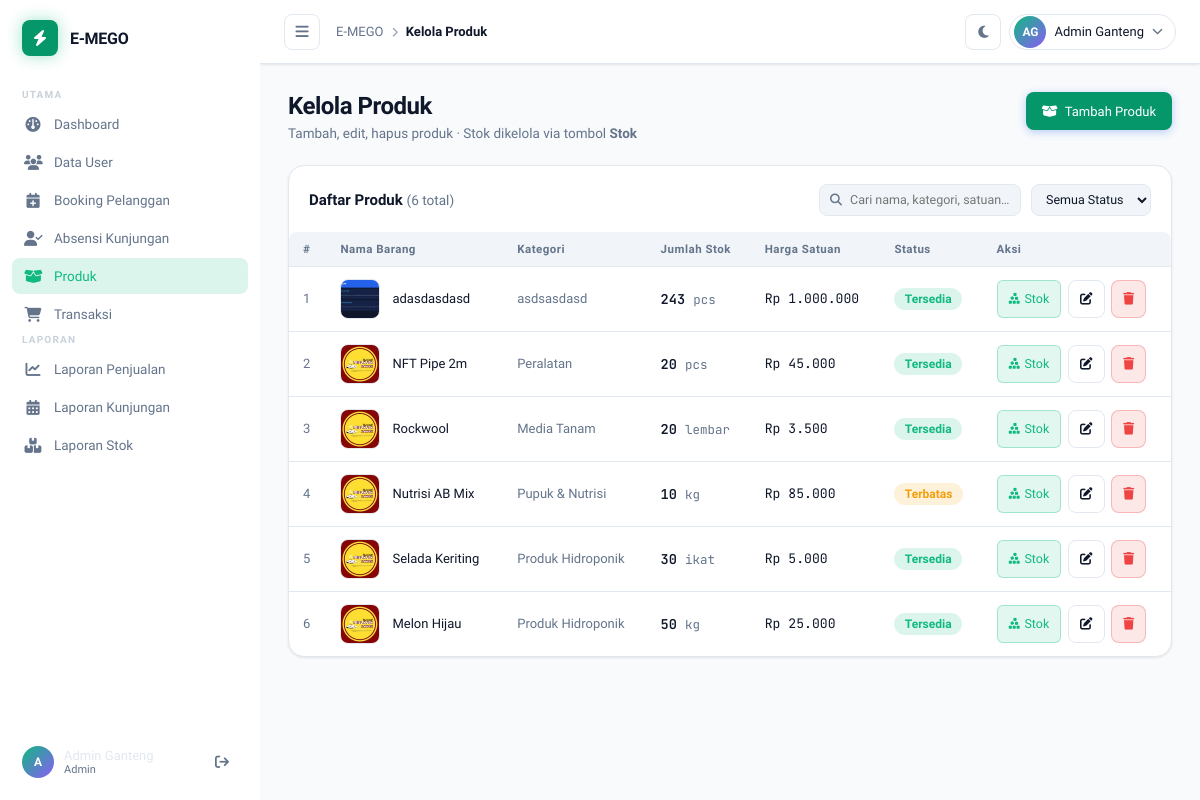
/admin/kelola_produk.php (signed in), run on an earlier commit of the app's database.
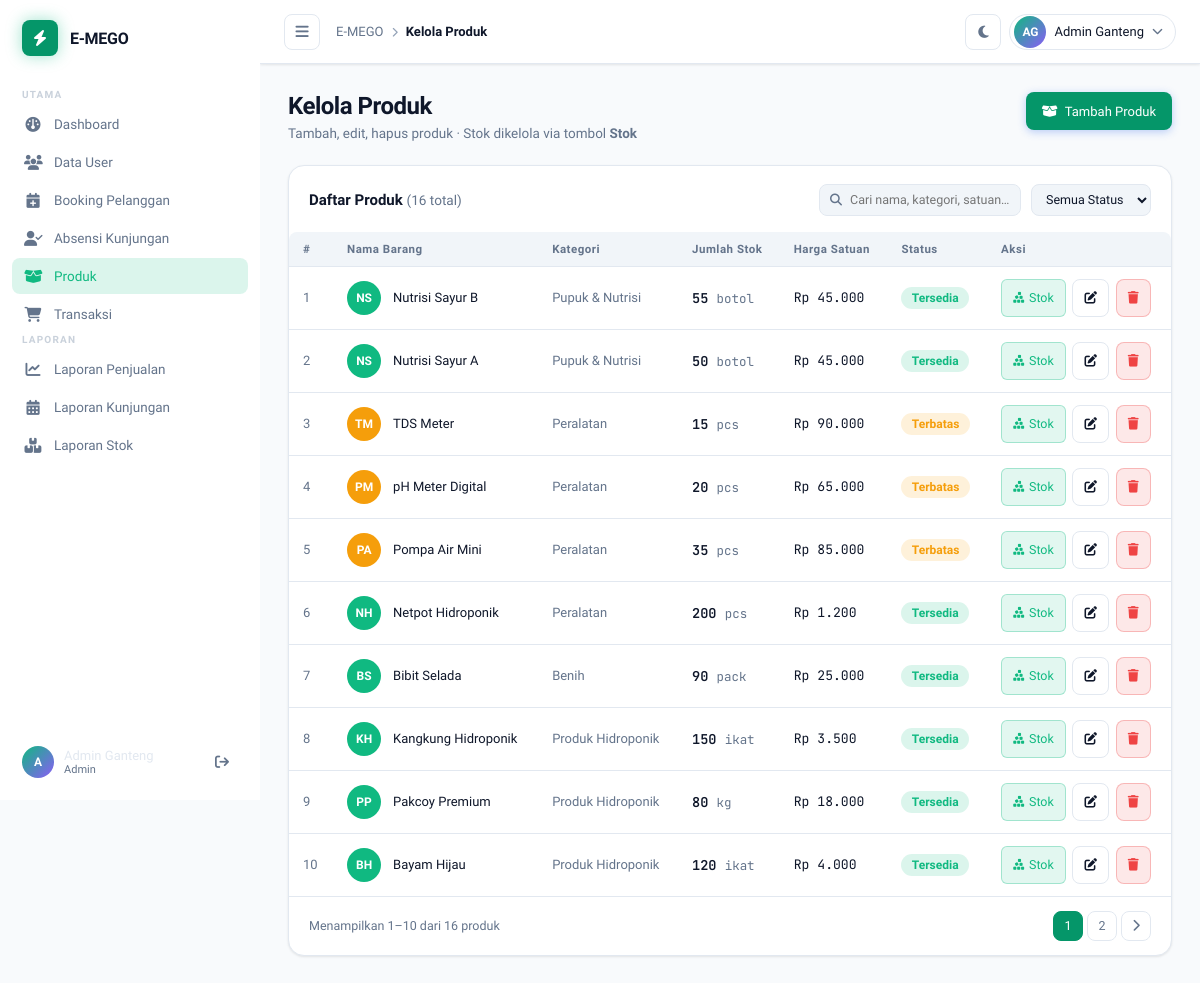
And on a later commit of the database.
### tables this page shows
CREATE TABLE `produk` (
  `id` int(10) UNSIGNED NOT NULL,
  `nama_barang` varchar(150) NOT NULL,
  `kategori` varchar(100) DEFAULT NULL,
  `jumlah` int(11) NOT NULL DEFAULT 0,
  `satuan` varchar(50) NOT NULL DEFAULT 'pcs',
  `harga_satuan` decimal(15,2) NOT NULL DEFAULT 0.00,
  `status` enum('tersedia','habis','terbatas') DEFAULT 'tersedia',
  `created_at` timestamp NOT NULL DEFAULT current_timestamp(),
  `gambar` varchar(255) DEFAULT NULL
);

### admin/kelola_produk.php (the view, shortened to what the changed rows need)
<?php
require_once __DIR__ . '/../config.php';
$imgDir = __DIR__ . '/../img/';
$imgUrl = '../img/';
$search = trim($_GET['q'] ?? '');
$statusFilter = $_GET['status'] ?? '';
$page = max(1, (int) ($_GET['page'] ?? 1));
$limit = 10;
$offset = ($page - 1) * $limit;
$where = "WHERE 1=1";
$params = [];
$totalStmt = $pdo->prepare("SELECT COUNT(*) FROM produk $where");
$totalStmt->execute($params);
$total = (int) $totalStmt->fetchColumn();
$totalPage = (int) ceil($total / $limit);
$dataStmt = $pdo->prepare("SELECT id, nama_barang, kategori, jumlah, satuan, harga_satuan, status, gambar, created_at FROM produk $where ORDER BY id DESC LIMIT $limit OFFSET $offset");
$dataStmt->execute($params);
$produk = $dataStmt->fetchAll();
function initials(string $name): string
{
    $parts = explode(' ', trim($name));
    $init = strtoupper(substr($parts[0], 0, 1));
    if (isset($parts[1]))
        $init .= strtoupper(substr($parts[1], 0, 1));
    return $init;
}
function avatarColor(string $status): string
{
    return match ($status) {
        'tersedia' => '#10b981', 'terbatas' => '#f59e0b', 'habis' => '#ef4444', default => '#64748b',
    };
}
function formatRupiah(float $n): string
{
    return 'Rp ' . number_format($n, 0, ',', '.');
}
?>
<!DOCTYPE html>
<html lang="id">
<head>
    <link rel="stylesheet" href="https://cdnjs.cloudflare.com/ajax/libs/font-awesome/6.5.0/css/all.min.css" />
    <link rel="stylesheet" href="../css/style.css" />
</head>
<body>
    <div class="main-wrapper" id="mainWrapper">
        <main class="content" id="contentArea">
            <section class="page active">
                <div class="page-header">
                    <div>
                        <h1 class="page-title">Kelola Produk</h1>
                    </div>
                </div>
                <div class="card table-card">
                    <div class="card-header">
                        <h3>Daftar Produk <span
                                style="color:var(--text-muted);font-weight:400;font-size:.85rem">(<?= $total ?>
                                total)</span></h3>
                    </div>
                    <div class="table-wrapper">
                        <table class="data-table">
                            <thead>
                                <tr>
                                    <th>#</th>
                                    <th>Nama Barang</th>
                                    <th>Kategori</th>
                                    <th>Jumlah Stok</th>
                                    <th>Harga Satuan</th>
                                    <th>Status</th>
                                    <th>Aksi</th>
                                </tr>
                            </thead>
                            <tbody>
                                <?php if (empty($produk)): ?>
                                    <tr>
                                        <td colspan="7" style="text-align:center;padding:2rem;color:var(--text-muted)">
                                            <i class="fa-solid fa-box-open"
                                                style="font-size:2rem;margin-bottom:.5rem;display:block;opacity:.3"></i>
                                            Tidak ada data produk ditemukan.
                                        </td>
                                    </tr>
                                <?php else: ?>
                                    <?php foreach ($produk as $i => $s): ?>
                                        <tr>
                                            <td style="color:var(--text-muted)"><?= $offset + $i + 1 ?></td>
                                            <td>
                                                <div style="display:flex;align-items:center;gap:.75rem">
                                                    <?php if (!empty($s['gambar']) && file_exists($imgDir . $s['gambar'])): ?>
                                                        <img src="<?= $imgUrl . htmlspecialchars($s['gambar']) ?>"
                                                            alt="<?= htmlspecialchars($s['nama_barang']) ?>" class="tbl-img" />
                                                    <?php else: ?>
                                                        <div class="activity-avatar"
                                                            style="background:<?= avatarColor($s['status']) ?>;flex-shrink:0">
                                                            <?= initials($s['nama_barang'] ?? '?') ?>
                                                        </div>
                                                    <?php endif; ?>
                                                    <span
                                                        style="font-weight:500"><?= htmlspecialchars($s['nama_barang'] ?? '—') ?></span>
                                                </div>
                                            </td>
                                            <td style="color:var(--text-muted)"><?= htmlspecialchars($s['kategori'] ?? '—') ?>
                                            </td>
                                            <td style="font-family:'JetBrains Mono',monospace;font-size:.85rem;font-weight:600">
                                                <?= number_format($s['jumlah']) ?>
                                                <span
                                                    style="color:var(--text-muted);font-weight:400;font-size:.78rem"><?= htmlspecialchars($s['satuan']) ?></span>
                                            </td>
                                            <td style="font-family:'JetBrains Mono',monospace;font-size:.82rem">
                                                <?= formatRupiah((float) $s['harga_satuan']) ?></td>
                                            <td>
                                                <?php $badgeColor = match ($s['status']) {
                                                    'tersedia' => 'background:rgba(16,185,129,.15);color:#10b981',
                                                    'terbatas' => 'background:rgba(245,158,11,.15);color:#f59e0b',
                                                    'habis' => 'background:rgba(239,68,68,.15);color:#ef4444',
                                                    default => '',
                                                }; ?>
                                                <span
                                                    style="<?= $badgeColor ?>;padding:.25rem .65rem;border-radius:20px;font-size:.75rem;font-weight:600;text-transform:capitalize">
                                                    <?= htmlspecialchars($s['status']) ?>
                                                </span>
                                            </td>
                                            <td>
                                                <div style="display:flex;gap:.4rem;flex-wrap:wrap">
                                                    <button type="button" class="btn-stok btn-kelola-stok" title="Kelola Stok"
                                                        data-id="<?= $s['id'] ?>"
                                                        data-nama="<?= htmlspecialchars($s['nama_barang'], ENT_QUOTES) ?>"
                                                        data-jumlah="<?= $s['jumlah'] ?>"
                                                        data-satuan="<?= htmlspecialchars($s['satuan'], ENT_QUOTES) ?>">
                                                        <i class="fa-solid fa-cubes-stacked"></i> Stok
                                                    </button>
                                                    <button type="button" class="btn btn-outline btn-edit"
                                                        style="padding:.35rem .7rem;font-size:.78rem" title="Edit"
                                                        data-id="<?= $s['id'] ?>"
                                                        data-nama_barang="<?= htmlspecialchars($s['nama_barang'], ENT_QUOTES) ?>"
                                                        data-kategori="<?= htmlspecialchars($s['kategori'] ?? '', ENT_QUOTES) ?>"
                                                        data-satuan="<?= htmlspecialchars($s['satuan'], ENT_QUOTES) ?>"
                                                        data-harga_satuan="<?= $s['harga_satuan'] ?>"
                                                        data-status="<?= htmlspecialchars($s['status'], ENT_QUOTES) ?>"
                                                        data-gambar="<?= htmlspecialchars($s['gambar'] ?? '', ENT_QUOTES) ?>">
                                                        <i class="fa-solid fa-pen-to-square"></i>
                                                    </button>
                                                    <a href="kelola_produk.php?hapus=<?= $s['id'] ?><?= $search ? '&q=' . urlencode($search) : '' ?><?= $statusFilter ? '&status=' . $statusFilter : '' ?>"
                                                        class="btn"
                                                        style="padding:.35rem .7rem;font-size:.78rem;background:rgba(239,68,68,.12);color:#ef4444;border:1px solid rgba(239,68,68,.3)"
                                                        title="Hapus"
                                                        onclick="return confirm('Yakin hapus produk ini? Riwayat stok juga akan terhapus.')">
                                                        <i class="fa-solid fa-trash"></i>
                                                    </a>
                                                </div>
                                            </td>
                                        </tr>
                                    <?php endforeach; ?>
                                <?php endif; ?>
                            </tbody>
                        </table>
                    </div>
                    <?php if ($totalPage > 1): ?>
                        <div class="table-footer">
                            <span class="table-info">
                                Menampilkan <?= $offset + 1 ?>–<?= min($offset + $limit, $total) ?> dari <?= $total ?>
                                produk
                            </span>
                            <div class="pagination">
                                <?php for ($p = 1; $p <= $totalPage; $p++): ?>
                                    <a href="?page=<?= $p ?>&q=<?= urlencode($search) ?>&status=<?= $statusFilter ?>"
                                        class="page-btn <?= $p === $page ? 'active' : '' ?>"><?= $p ?></a>
                                <?php endfor; ?>
                                <?php if ($page < $totalPage): ?>
                                    <a href="?page=<?= $page + 1 ?>&q=<?= urlencode($search) ?>&status=<?= $statusFilter ?>"
                                        class="page-btn">
                                        <i class="fa-solid fa-chevron-right"></i>
                                    </a>
                                <?php endif; ?>
                            </div>
                        </div>
                    <?php endif; ?>
                </div>
            </section>
        </main>
    </div>
</body>
</html>

What changed in the data, as far as the page shows it:
no longer on this page (row unchanged): produk: i "1", gambar (picture), nama_barang "adasdasdasd", kategori "asdsasdasd", jumlah "243", satuan "pcs", harga_satuan "Rp 1.000.000", status "Tersedia"
no longer on this page (row unchanged): produk: i "2", gambar (picture), nama_barang "NFT Pipe 2m", kategori "Peralatan", jumlah "20", satuan "pcs", harga_satuan "Rp 45.000", status "Tersedia"
no longer on this page (row unchanged): produk: i "3", gambar (picture), nama_barang "Rockwool", kategori "Media Tanam", jumlah "20", satuan "lembar", harga_satuan "Rp 3.500", status "Tersedia"
no longer on this page (row unchanged): produk: i "4", gambar (picture), nama_barang "Nutrisi AB Mix", kategori "Pupuk & Nutrisi", jumlah "10", satuan "kg", harga_satuan "Rp 85.000", status "Terbatas"
no longer on this page (row unchanged): produk: i "5", gambar (picture), nama_barang "Selada Keriting", kategori "Produk Hidroponik", jumlah "30", satuan "ikat", harga_satuan "Rp 5.000", status "Tersedia"
no longer on this page (row unchanged): produk: i "6", gambar (picture), nama_barang "Melon Hijau", kategori "Produk Hidroponik", jumlah "50", satuan "kg", harga_satuan "Rp 25.000", status "Tersedia"
added produk: i "1", nama_barang "NS", nama_barang "Nutrisi Sayur B", kategori "Pupuk & Nutrisi", jumlah "55", satuan "botol", harga_satuan "Rp 45.000", status "Tersedia"
added produk: i "2", nama_barang "NS", nama_barang "Nutrisi Sayur A", kategori "Pupuk & Nutrisi", jumlah "50", satuan "botol", harga_satuan "Rp 45.000", status "Tersedia"
added produk: i "3", nama_barang "TM", nama_barang "TDS Meter", kategori "Peralatan", jumlah "15", satuan "pcs", harga_satuan "Rp 90.000", status "Terbatas"
added produk: i "4", nama_barang "PM", nama_barang "pH Meter Digital", kategori "Peralatan", jumlah "20", satuan "pcs", harga_satuan "Rp 65.000", status "Terbatas"
added produk: i "5", nama_barang "PA", nama_barang "Pompa Air Mini", kategori "Peralatan", jumlah "35", satuan "pcs", harga_satuan "Rp 85.000", status "Terbatas"
added produk: i "6", nama_barang "NH", nama_barang "Netpot Hidroponik", kategori "Peralatan", jumlah "200", satuan "pcs", harga_satuan "Rp 1.200", status "Tersedia"
added produk: i "7", nama_barang "BS", nama_barang "Bibit Selada", kategori "Benih", jumlah "90", satuan "pack", harga_satuan "Rp 25.000", status "Tersedia"
added produk: i "8", nama_barang "KH", nama_barang "Kangkung Hidroponik", kategori "Produk Hidroponik", jumlah "150", satuan "ikat", harga_satuan "Rp 3.500", status "Tersedia"
added produk: i "9", nama_barang "PP", nama_barang "Pakcoy Premium", kategori "Produk Hidroponik", jumlah "80", satuan "kg", harga_satuan "Rp 18.000", status "Tersedia"
added produk: i "10", nama_barang "BH", nama_barang "Bayam Hijau", kategori "Produk Hidroponik", jumlah "120", satuan "ikat", harga_satuan "Rp 4.000", status "Tersedia"
Also different on the page:
$total: "6" → "16"
$offset + 1: (not shown) → "1"
min($offset + $limit, $total): (not shown) → "10"
$total: (not shown) → "16"
text now shown: "Menampilkan – dari produk"
new list line: "1"
new list line: "2"
